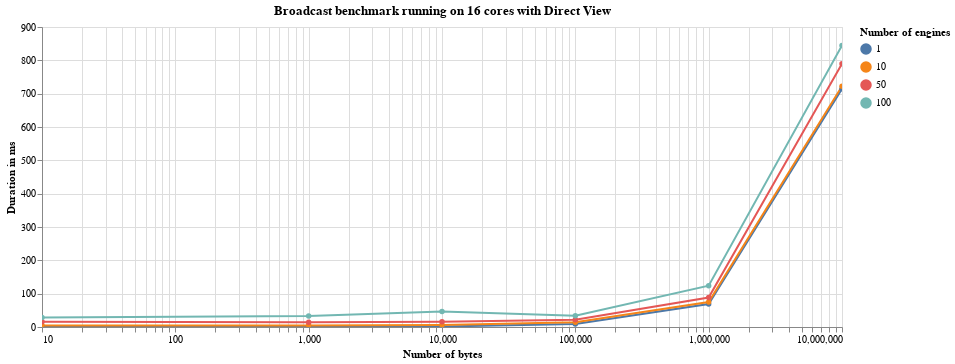
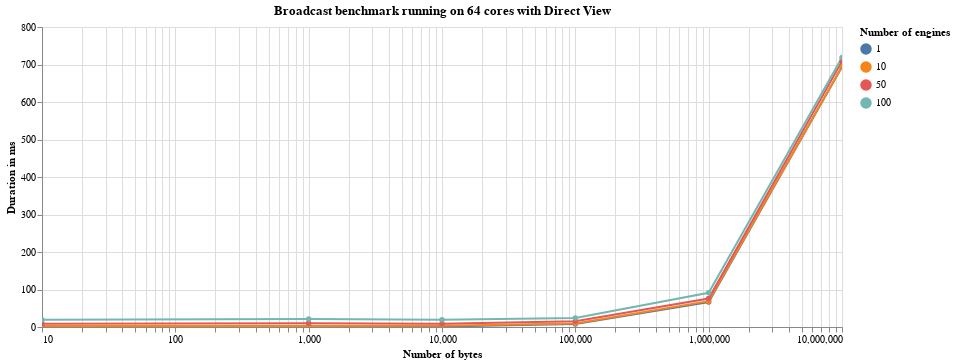

Source (notebook cell) for these figures, in order:
### Code cell
source = get_broad_cast_source(benchmark_results)
for core_num, results in sorted(source.items(), key=lambda key: key[0]):
    data = pd.DataFrame(results)
    alt.Chart(data).mark_line(point=True).encode(
        alt.X('Number of bytes', scale=alt.Scale(type='log')),
        y='Duration in ms',
        color='Number of engines:N',
        tooltip='Duration in ms',
    ).properties(
        title=f'Broadcast benchmark running on {core_num} cores with Direct View',
        width=800,
    ).interactive().display(renderer='svg')

### Figure 1 — Vega-Lite specification as saved in the notebook (floating-point values rounded to 4 significant figures)
{"$schema": "https://vega.github.io/schema/vega-lite/v3.4.0.json", "config": {"mark": {"tooltip": null}, "view": {"height": 300, "width": 400}}, "data": {"name": "data-6ccfa781aa255b2ec55c78dc8596470c"}, "datasets": {"data-6ccfa781aa255b2ec55c78dc8596470c": [{"Duration in ms": 0.76, "Number of bytes": 10, "Number of engines": 1}, {"Duration in ms": 0.84, "Number of bytes": 1000, "Number of engines": 1}, {"Duration in ms": 1.47, "Number of bytes": 10000, "Number of engines": 1}, {"Duration in ms": 8.71, "Number of bytes": 100000, "Number of engines": 1}, {"Duration in ms": 68.98, "Number of bytes": 1000000, "Number of engines": 1}, {"Duration in ms": 714.4, "Number of bytes": 10000000, "Number of engines": 1}, {"Duration in ms": 4.74, "Number of bytes": 10, "Number of engines": 10}, {"Duration in ms": 4.65, "Number of bytes": 1000, "Number of engines": 10}, {"Duration in ms": 5.68, "Number of bytes": 10000, "Number of engines": 10}, {"Duration in ms": 14.47, "Number of bytes": 100000, "Number of engines": 10}, {"Duration in ms": 75.06, "Number of bytes": 1000000, "Number of engines": 10}, {"Duration in ms": 722.5, "Number of bytes": 10000000, "Number of engines": 10}, {"Duration in ms": 15.8, "Number of bytes": 10, "Number of engines": 50}, {"Duration in ms": 14.41, "Number of bytes": 1000, "Number of engines": 50}, {"Duration in ms": 15.61, "Number of bytes": 10000, "Number of engines": 50}, {"Duration in ms": 21.82, "Number of bytes": 100000, "Number of engines": 50}, {"Duration in ms": 88.37, "Number of bytes": 1000000, "Number of engines": 50}, {"Duration in ms": 789.8, "Number of bytes": 10000000, "Number of engines": 50}, {"Duration in ms": 28.54, "Number of bytes": 10, "Number of engines": 100}, {"Duration in ms": 33.21, "Number of bytes": 1000, "Number of engines": 100}, {"Duration in ms": 46.83, "Number of bytes": 10000, "Number of engines": 100}, {"Duration in ms": 33.61, "Number of bytes": 100000, "Number of engines": 100}, {"Duration in ms": 123.8, "Number of bytes": 1000000, "Number of engines": 100}, {"Duration in ms": 844.5, "Number of bytes": 10000000, "Number of engines": 100}]}, "encoding": {"color": {"field": "Number of engines", "type": "nominal"}, "tooltip": {"field": "Duration in ms", "type": "quantitative"}, "x": {"field": "Number of bytes", "scale": {"type": "log"}, "type": "quantitative"}, "y": {"field": "Duration in ms", "type": "quantitative"}}, "mark": {"point": true, "type": "line"}, "selection": {"selector001": {"bind": "scales", "encodings": ["x", "y"], "type": "interval"}}, "title": "Broadcast benchmark running on 16 cores with Direct View", "width": 800}

### Figure 2 — Vega-Lite specification as saved in the notebook (floating-point values rounded to 4 significant figures)
{"$schema": "https://vega.github.io/schema/vega-lite/v3.4.0.json", "config": {"mark": {"tooltip": null}, "view": {"height": 300, "width": 400}}, "data": {"name": "data-7b268d161e8775552bcb42811a989eb3"}, "datasets": {"data-7b268d161e8775552bcb42811a989eb3": [{"Duration in ms": 0.71, "Number of bytes": 10, "Number of engines": 1}, {"Duration in ms": 0.78, "Number of bytes": 1000, "Number of engines": 1}, {"Duration in ms": 1.39, "Number of bytes": 10000, "Number of engines": 1}, {"Duration in ms": 7.7, "Number of bytes": 100000, "Number of engines": 1}, {"Duration in ms": 66.7, "Number of bytes": 1000000, "Number of engines": 1}, {"Duration in ms": 694.2, "Number of bytes": 10000000, "Number of engines": 1}, {"Duration in ms": 2.85, "Number of bytes": 10, "Number of engines": 10}, {"Duration in ms": 2.83, "Number of bytes": 1000, "Number of engines": 10}, {"Duration in ms": 3.29, "Number of bytes": 10000, "Number of engines": 10}, {"Duration in ms": 9.05, "Number of bytes": 100000, "Number of engines": 10}, {"Duration in ms": 68.83, "Number of bytes": 1000000, "Number of engines": 10}, {"Duration in ms": 693.8, "Number of bytes": 10000000, "Number of engines": 10}, {"Duration in ms": 8.39, "Number of bytes": 10, "Number of engines": 50}, {"Duration in ms": 10.07, "Number of bytes": 1000, "Number of engines": 50}, {"Duration in ms": 8.5, "Number of bytes": 10000, "Number of engines": 50}, {"Duration in ms": 15.39, "Number of bytes": 100000, "Number of engines": 50}, {"Duration in ms": 75.97, "Number of bytes": 1000000, "Number of engines": 50}, {"Duration in ms": 708.9, "Number of bytes": 10000000, "Number of engines": 50}, {"Duration in ms": 19.42, "Number of bytes": 10, "Number of engines": 100}, {"Duration in ms": 21.5, "Number of bytes": 1000, "Number of engines": 100}, {"Duration in ms": 19.28, "Number of bytes": 10000, "Number of engines": 100}, {"Duration in ms": 23.87, "Number of bytes": 100000, "Number of engines": 100}, {"Duration in ms": 91.12, "Number of bytes": 1000000, "Number of engines": 100}, {"Duration in ms": 718.6, "Number of bytes": 10000000, "Number of engines": 100}]}, "encoding": {"color": {"field": "Number of engines", "type": "nominal"}, "tooltip": {"field": "Duration in ms", "type": "quantitative"}, "x": {"field": "Number of bytes", "scale": {"type": "log"}, "type": "quantitative"}, "y": {"field": "Duration in ms", "type": "quantitative"}}, "mark": {"point": true, "type": "line"}, "selection": {"selector002": {"bind": "scales", "encodings": ["x", "y"], "type": "interval"}}, "title": "Broadcast benchmark running on 64 cores with Direct View", "width": 800}
